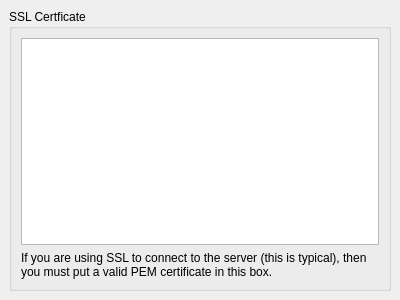
<ui version="4.0" >
 <class>SettingsSSLWidget</class>
 <widget class="QWidget" name="SettingsSSLWidget" >
  <property name="geometry" >
   <rect>
    <x>0</x>
    <y>0</y>
    <width>400</width>
    <height>300</height>
   </rect>
  </property>
  <property name="windowTitle" >
   <string>Form</string>
  </property>
  <layout class="QGridLayout" >
   <property name="margin" >
    <number>9</number>
   </property>
   <property name="spacing" >
    <number>6</number>
   </property>
   <item row="0" column="0" >
    <widget class="QGroupBox" name="groupBox" >
     <property name="title" >
      <string>SSL Certficate</string>
     </property>
     <layout class="QGridLayout" >
      <property name="margin" >
       <number>9</number>
      </property>
      <property name="spacing" >
       <number>6</number>
      </property>
      <item row="1" column="0" >
       <widget class="QLabel" name="label" >
        <property name="text" >
         <string>If you are using SSL to connect to the server (this is typical), then you must put a valid PEM certificate in this box.</string>
        </property>
        <property name="wordWrap" >
         <bool>true</bool>
        </property>
       </widget>
      </item>
      <item row="0" column="0" >
       <widget class="QTextEdit" name="certTextEdit" >
        <property name="font" >
         <font>
          <family>Monospace</family>
         </font>
        </property>
        <property name="lineWrapMode" >
         <enum>QTextEdit::NoWrap</enum>
        </property>
       </widget>
      </item>
     </layout>
    </widget>
   </item>
  </layout>
 </widget>
 <resources>
  <include location="../resource.qrc" />
 </resources>
 <connections/>
</ui>
